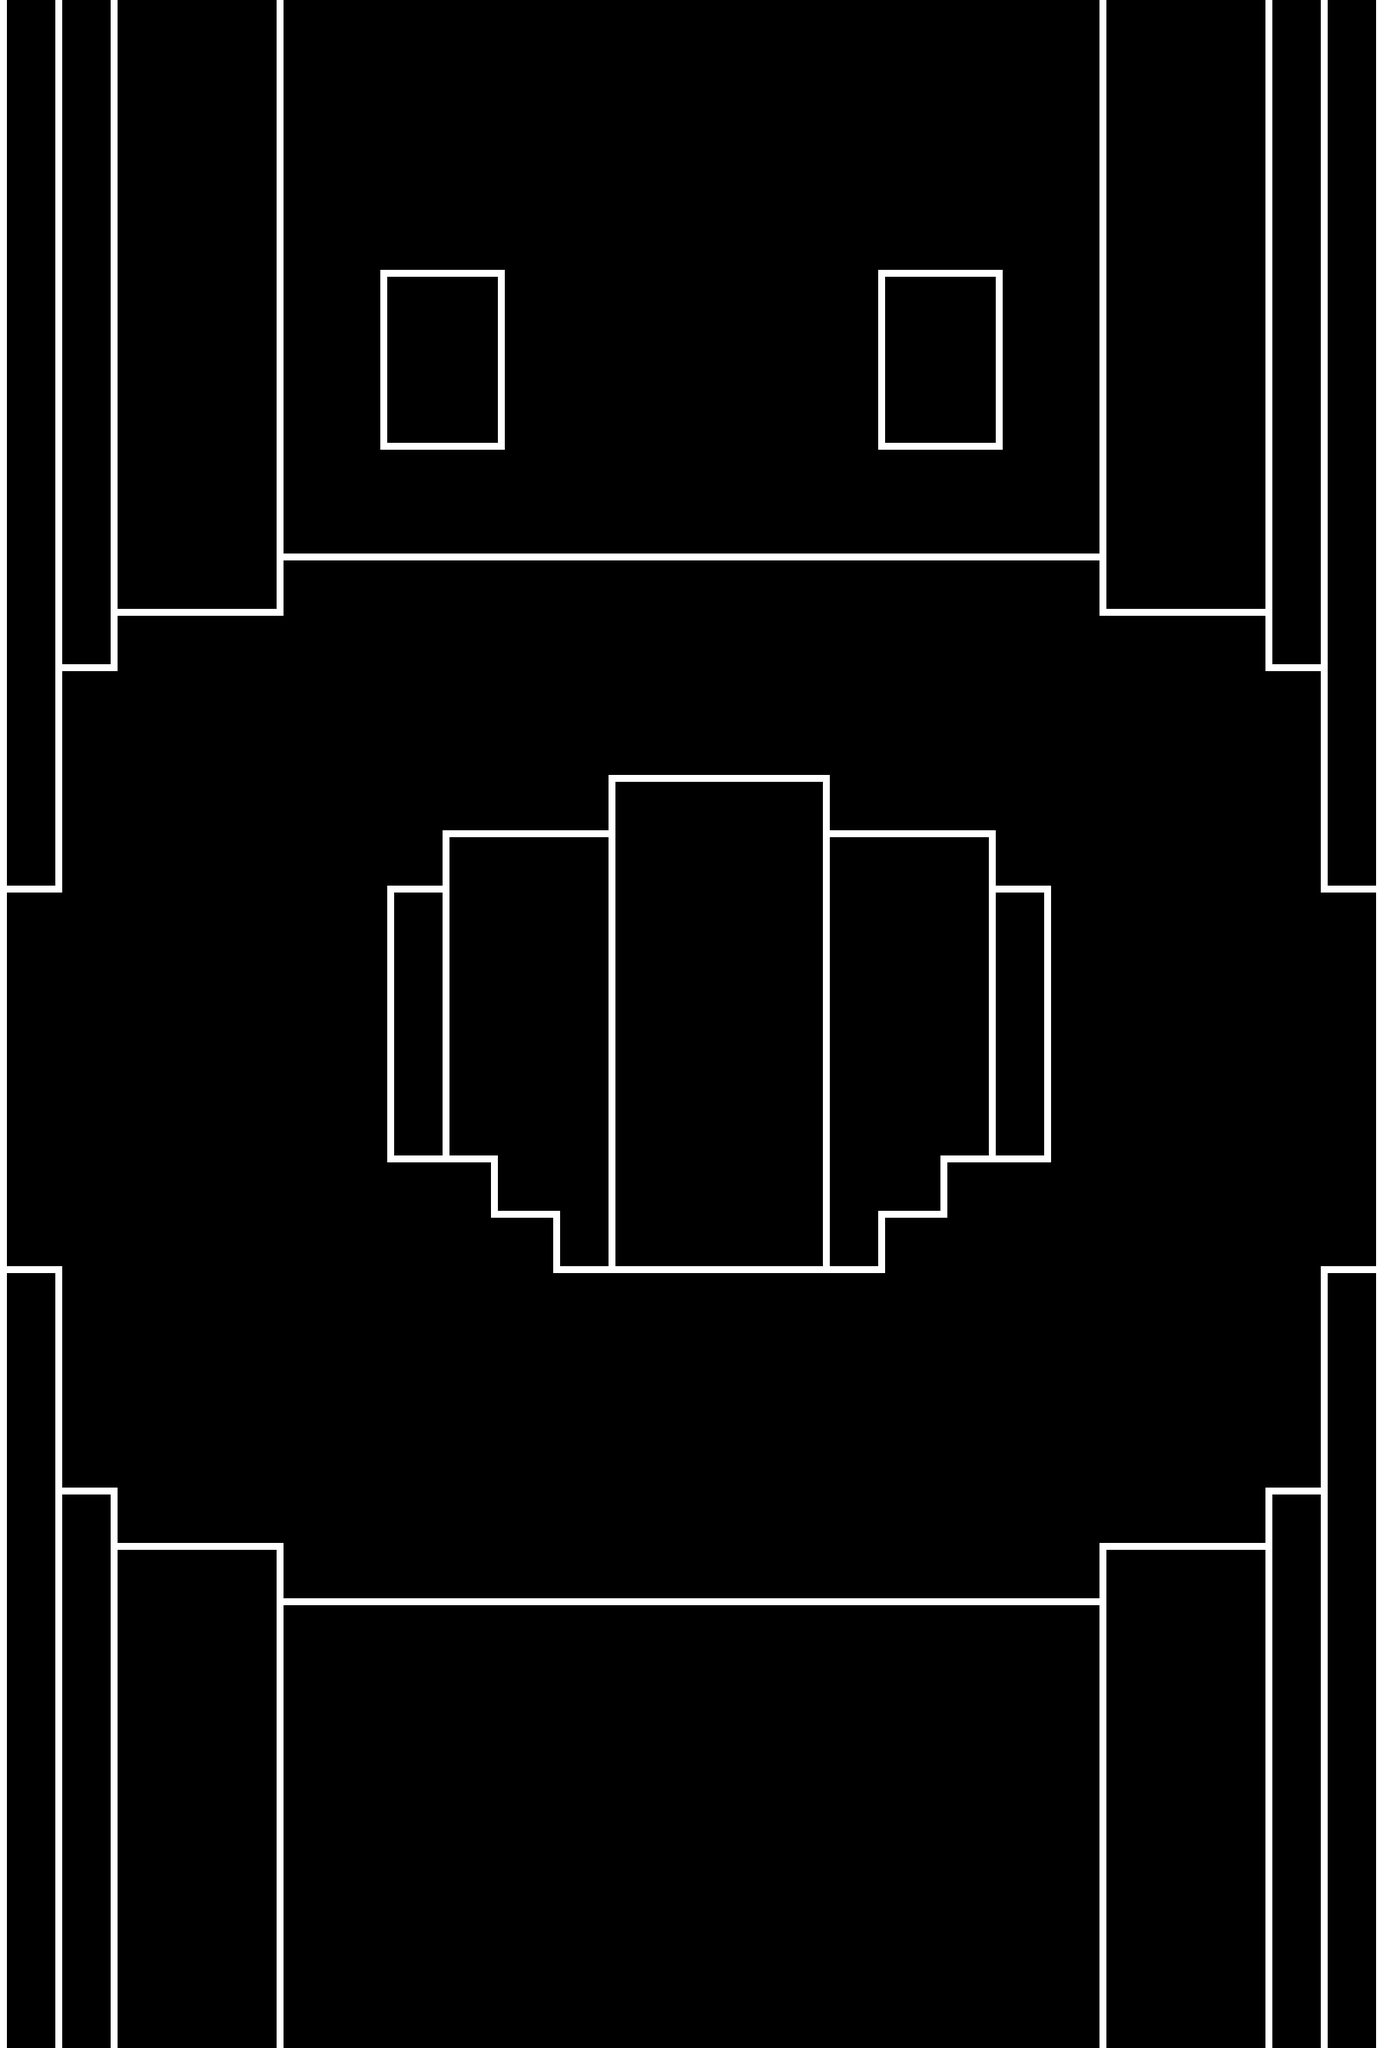

A 2D game scene composited from a Tiled map and its tileset images. What follows is a short description and the map's XML, with every tile layer's data as written:
An orthogonal 25x37 tile map with 80x80 px tiles, 1 tile layer (Tile Layer 1) and 25 objects (16x Wall, 9x Hole).

<map version="1.4" tiledversion="1.4.1" orientation="orthogonal" renderorder="right-down" width="25" height="37" tilewidth="80" tileheight="80" infinite="0" nextlayerid="3" nextobjectid="27">
 <tileset firstgid="1" source="Castle Bleck Tileset.tsx" />
 <layer id="1" name="Tile Layer 1" width="25" height="37">
  <data encoding="csv">
6,6,6,7,7,6,7,7,7,7,7,7,7,7,7,7,7,7,7,8,7,7,8,8,8,
6,6,6,7,7,6,7,7,7,7,7,7,7,7,7,7,7,7,7,8,7,7,8,8,8,
6,6,6,7,7,6,7,7,7,7,7,7,7,7,7,7,7,7,7,8,7,7,8,8,8,
6,6,6,7,7,6,7,7,7,7,7,7,7,7,7,7,7,7,7,8,7,7,8,8,8,
6,6,6,7,7,6,4,12,12,5,7,7,7,7,7,4,12,12,5,8,7,7,8,8,8,
6,6,6,7,7,6,8,0,0,6,7,7,7,7,7,8,0,0,6,8,7,7,8,8,8,
6,6,6,7,7,6,8,0,0,6,7,7,7,7,7,8,0,0,6,8,7,7,8,8,8,
6,6,6,7,7,6,8,0,0,6,7,7,7,7,7,8,0,0,6,8,7,7,8,8,8,
6,6,6,7,7,6,9,2,2,10,7,7,7,7,7,9,2,2,10,8,7,7,8,8,8,
6,6,6,7,7,6,7,7,7,7,7,7,7,7,7,7,7,7,7,8,7,7,8,8,8,
6,6,6,7,7,1,2,2,2,2,2,2,2,2,2,2,2,2,2,3,7,7,8,8,8,
6,6,1,2,2,10,7,7,7,7,7,7,7,7,7,7,7,7,7,9,2,2,3,8,8,
6,1,10,7,7,7,7,7,7,7,7,7,7,7,7,7,7,7,7,7,7,7,9,3,8,
6,6,7,7,7,7,7,7,7,7,7,7,7,7,7,7,7,7,7,7,7,7,7,8,8,
6,6,7,7,7,7,7,7,7,7,7,1,2,2,3,7,7,7,7,7,7,7,7,8,8,
6,6,7,7,7,7,7,7,1,2,2,6,7,7,8,2,2,3,7,7,7,7,7,8,8,
1,10,7,7,7,7,7,1,6,7,7,6,7,7,8,7,7,8,3,7,7,7,7,9,3,
6,7,7,7,7,7,7,6,6,7,7,6,7,7,8,7,7,8,8,7,7,7,7,7,8,
6,7,7,7,7,7,7,6,6,7,7,6,7,7,8,7,7,8,8,7,7,7,7,7,8,
6,7,7,7,7,7,7,6,6,7,7,6,7,7,8,7,7,8,8,7,7,7,7,7,8,
6,7,7,7,7,7,7,11,11,7,7,6,7,7,8,7,7,13,13,7,7,7,7,7,8,
6,7,7,7,7,7,7,7,8,12,5,6,7,7,8,4,12,6,7,7,7,7,7,7,8,
11,5,7,7,7,7,7,7,7,7,11,11,12,12,13,13,7,7,7,7,7,7,7,4,13,
6,6,7,7,7,7,7,7,7,7,7,7,7,7,7,7,7,7,7,7,7,7,7,8,8,
6,6,7,7,7,7,7,7,7,7,7,7,7,7,7,7,7,7,7,7,7,7,7,8,8,
6,6,7,7,7,7,7,7,7,7,7,7,7,7,7,7,7,7,7,7,7,7,7,8,8,
6,11,5,7,7,7,7,7,7,7,7,7,7,7,7,7,7,7,7,7,7,7,4,13,8,
6,6,11,12,12,5,7,7,7,7,7,7,7,7,7,7,7,7,7,4,12,12,13,8,8,
6,6,6,7,7,11,12,12,12,12,12,12,12,12,12,12,12,12,12,13,7,7,8,8,8,
6,6,6,7,7,6,7,7,7,7,7,7,7,7,7,7,7,7,7,8,7,7,8,8,8,
6,6,6,7,7,6,7,7,7,7,7,7,7,7,7,7,7,7,7,8,7,7,8,8,8,
6,6,6,7,7,6,7,7,7,7,7,7,7,7,7,7,7,7,7,8,7,7,8,8,8,
6,6,6,7,7,6,7,7,7,7,7,7,7,7,7,7,7,7,7,8,7,7,8,8,8,
6,6,6,7,7,6,7,7,7,7,7,7,7,7,7,7,7,7,7,8,7,7,8,8,8,
6,6,6,7,7,6,7,7,7,7,7,7,7,7,7,7,7,7,7,8,7,7,8,8,8,
6,6,6,7,7,6,7,7,7,7,7,7,7,7,7,7,7,7,7,8,7,7,8,8,8,
6,6,6,7,7,6,7,7,7,7,7,7,7,7,7,7,7,7,7,8,7,7,8,8,8
</data>
 </layer>
 <objectgroup id="2" name="Object Layer 1">
  <object id="2" name="Wall" x="0" y="960" width="80" height="320" />
  <object id="3" name="Wall" x="80" y="880" width="80" height="80" />
  <object id="4" name="Wall" x="80" y="2160" width="80" height="80" />
  <object id="5" name="Wall" x="160" y="800" width="240" height="80" />
  <object id="6" name="Wall" x="400" y="720" width="1200" height="80" />
  <object id="7" name="Wall" x="1600" y="800" width="240" height="80" />
  <object id="8" name="Wall" x="1840" y="880" width="80" height="80" />
  <object id="9" name="Wall" x="1920" y="960" width="80" height="320" />
  <object id="10" name="Wall" x="2000" y="1280" width="80" height="560" />
  <object id="11" name="Wall" x="1920" y="1840" width="80" height="320" />
  <object id="12" name="Wall" x="1840" y="2160" width="80" height="80" />
  <object id="13" name="Wall" x="1600" y="2240" width="240" height="80" />
  <object id="14" name="Wall" x="400" y="2320" width="1200" height="80" />
  <object id="15" name="Wall" x="160" y="2240" width="240" height="80" />
  <object id="16" name="Wall" x="0" y="1840" width="80" height="320" />
  <object id="17" name="Wall" x="-80" y="1280" width="80" height="560" />
  <object id="18" name="Hole" x="880" y="1120" width="320" height="720" />
  <object id="19" name="Hole" x="640" y="1200" width="240" height="480" />
  <object id="20" name="Hole" x="1200" y="1200" width="240" height="480" />
  <object id="21" name="Hole" x="1440" y="1280" width="80" height="400" />
  <object id="22" name="Hole" x="560" y="1280" width="80" height="400" />
  <object id="23" name="Hole" x="720" y="1680" width="160" height="80" />
  <object id="24" name="Hole" x="800" y="1760" width="80" height="80" />
  <object id="25" name="Hole" x="1200" y="1680" width="160" height="80" />
  <object id="26" name="Hole" x="1200" y="1760" width="80" height="80" />
 </objectgroup>
</map>
